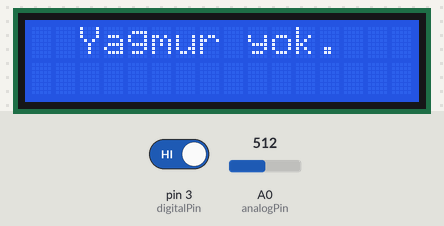
A sketch run on a simulated Arduino Uno, built with avr-gcc and run on an emulated ATmega328P. Shown: 16×2 character LCD. The inputs (shaded band) are chosen by the test bench; at power-on: pin 3 (digitalPin) HIGH, A0 (analogPin) = 512. What the sketch prints to the serial monitor is not drawn.

Above: at 1.2 s.
1.3 s: pin 3 (digitalPin) driven LOW
At 2.8 s:
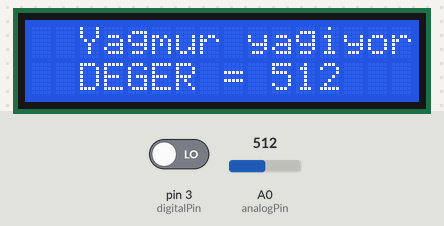
3.4 s: A0 (analogPin) set to 716
At 5.2 s:
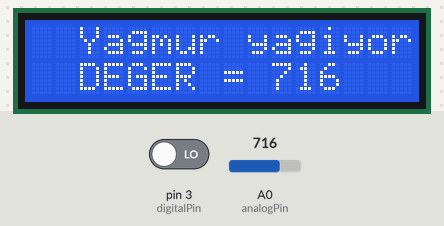
5.5 s: A0 (analogPin) set to 900
At 6.9 s:
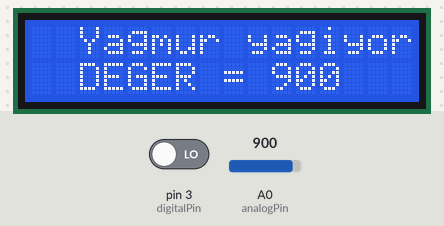
7.6 s: A0 (analogPin) set to 1023
At 9.5 s:
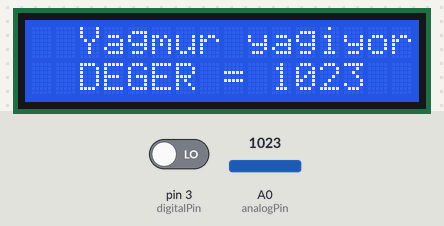
9.8 s: pin 3 (digitalPin) driven HIGH
At 11.7 s:
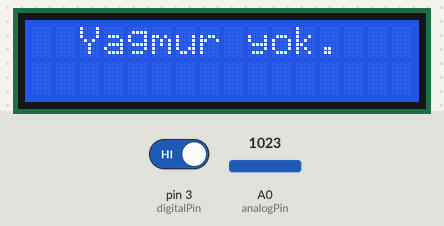
Timing chart, 0 to 12.9 s (numbered marks = the images above; inputs shaded):
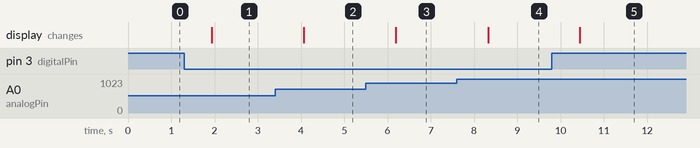

The sketch:

YagmurSensoru.ino
```cpp
#include <LiquidCrystal_I2C.h>
#define analogPin A0
#define digitalPin 3
LiquidCrystal_I2C LCD(0x3F, 16, 2);
void setup() {
  pinMode(analogPin, INPUT);
  pinMode(digitalPin, INPUT);
  Serial.begin(9600);
  LCD.begin();
}

void loop() {
  int analogDeger = analogRead(analogPin);
  int digitalDeger = digitalRead(digitalPin);
  if (digitalDeger == LOW) {
    Serial.println("Yagmur yagiyor!");
    LCD.clear();
    LCD.setCursor(2, 0);
    LCD.print("Yagmur yagiyor!");
    LCD.setCursor(2, 1);
    LCD.print("DEGER = ");
    LCD.print(analogDeger);
    delay(2000);
  } else {
    LCD.clear();
    LCD.setCursor(2, 0);
    LCD.print("Yagmur yok.");
    delay(500);
  }
  delay(100);


  Serial.println(analogDeger);
  Serial.println(digitalDeger);
}
```

Measured:
- after the input at 1.3 s, the display: changes after 0.64 s (image 1)
- after the input at 3.4 s, the display: changes after 0.66 s (image 2)
- after the input at 5.5 s, the display: changes after 0.69 s (image 3)
- after the input at 7.6 s, the display: changes after 0.72 s (image 4)
- after the input at 9.8 s, the display: changes after 0.64 s (image 5)
